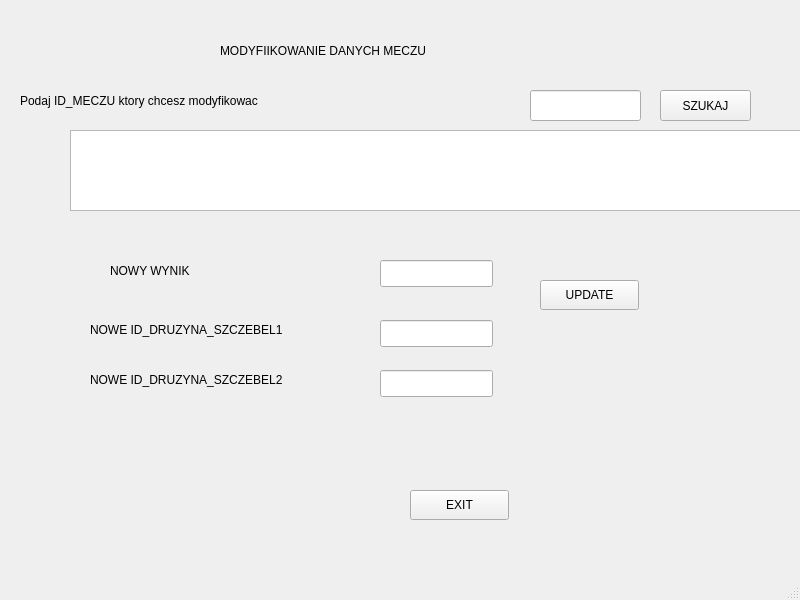
<?xml version="1.0" encoding="UTF-8"?>
<ui version="4.0">
 <class>MainWindow</class>
 <widget class="QMainWindow" name="MainWindow">
  <property name="geometry">
   <rect>
    <x>0</x>
    <y>0</y>
    <width>800</width>
    <height>600</height>
   </rect>
  </property>
  <property name="windowTitle">
   <string>MainWindow</string>
  </property>
  <widget class="QWidget" name="centralwidget">
   <widget class="QLineEdit" name="lineEdit_2">
    <property name="geometry">
     <rect>
      <x>380</x>
      <y>260</y>
      <width>113</width>
      <height>27</height>
     </rect>
    </property>
   </widget>
   <widget class="QLabel" name="label_3">
    <property name="geometry">
     <rect>
      <x>20</x>
      <y>90</y>
      <width>481</width>
      <height>21</height>
     </rect>
    </property>
    <property name="text">
     <string>Podaj ID_MECZU ktory chcesz modyfikowac</string>
    </property>
   </widget>
   <widget class="QLabel" name="label_2">
    <property name="geometry">
     <rect>
      <x>110</x>
      <y>260</y>
      <width>221</width>
      <height>21</height>
     </rect>
    </property>
    <property name="text">
     <string>NOWY WYNIK</string>
    </property>
   </widget>
   <widget class="QLineEdit" name="lineEdit">
    <property name="geometry">
     <rect>
      <x>530</x>
      <y>90</y>
      <width>111</width>
      <height>31</height>
     </rect>
    </property>
   </widget>
   <widget class="QPushButton" name="pushButton_2">
    <property name="geometry">
     <rect>
      <x>540</x>
      <y>280</y>
      <width>99</width>
      <height>30</height>
     </rect>
    </property>
    <property name="text">
     <string>UPDATE</string>
    </property>
   </widget>
   <widget class="QTextBrowser" name="textBrowser">
    <property name="geometry">
     <rect>
      <x>70</x>
      <y>130</y>
      <width>741</width>
      <height>81</height>
     </rect>
    </property>
   </widget>
   <widget class="QLabel" name="label_4">
    <property name="geometry">
     <rect>
      <x>90</x>
      <y>320</y>
      <width>281</width>
      <height>20</height>
     </rect>
    </property>
    <property name="text">
     <string>NOWE ID_DRUZYNA_SZCZEBEL1</string>
    </property>
   </widget>
   <widget class="QLabel" name="label">
    <property name="geometry">
     <rect>
      <x>220</x>
      <y>30</y>
      <width>391</width>
      <height>41</height>
     </rect>
    </property>
    <property name="text">
     <string>MODYFIIKOWANIE DANYCH MECZU</string>
    </property>
   </widget>
   <widget class="QPushButton" name="pushButton">
    <property name="geometry">
     <rect>
      <x>660</x>
      <y>90</y>
      <width>91</width>
      <height>31</height>
     </rect>
    </property>
    <property name="text">
     <string>SZUKAJ</string>
    </property>
   </widget>
   <widget class="QLineEdit" name="lineEdit_3">
    <property name="geometry">
     <rect>
      <x>380</x>
      <y>320</y>
      <width>113</width>
      <height>27</height>
     </rect>
    </property>
    <property name="text">
     <string/>
    </property>
   </widget>
   <widget class="QLabel" name="label_5">
    <property name="geometry">
     <rect>
      <x>90</x>
      <y>370</y>
      <width>281</width>
      <height>20</height>
     </rect>
    </property>
    <property name="text">
     <string>NOWE ID_DRUZYNA_SZCZEBEL2</string>
    </property>
   </widget>
   <widget class="QLineEdit" name="lineEdit_4">
    <property name="geometry">
     <rect>
      <x>380</x>
      <y>370</y>
      <width>113</width>
      <height>27</height>
     </rect>
    </property>
    <property name="text">
     <string/>
    </property>
   </widget>
   <widget class="QLabel" name="label_6">
    <property name="geometry">
     <rect>
      <x>80</x>
      <y>440</y>
      <width>181</width>
      <height>51</height>
     </rect>
    </property>
    <property name="text">
     <string/>
    </property>
   </widget>
   <widget class="QPushButton" name="pushButton_3">
    <property name="geometry">
     <rect>
      <x>410</x>
      <y>490</y>
      <width>99</width>
      <height>30</height>
     </rect>
    </property>
    <property name="text">
     <string>EXIT</string>
    </property>
   </widget>
  </widget>
  <widget class="QMenuBar" name="menubar">
   <property name="geometry">
    <rect>
     <x>0</x>
     <y>0</y>
     <width>800</width>
     <height>22</height>
    </rect>
   </property>
  </widget>
  <widget class="QStatusBar" name="statusbar"/>
 </widget>
 <resources/>
 <connections/>
</ui>
